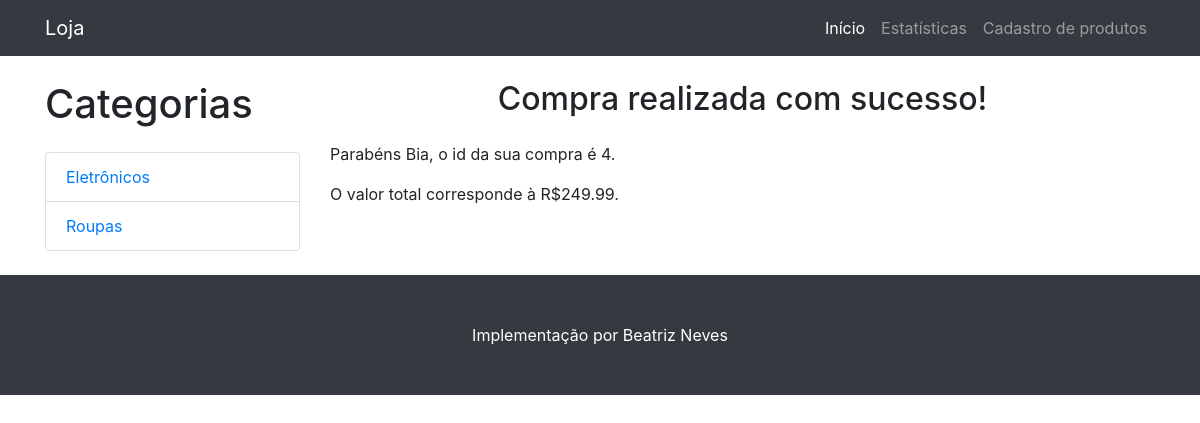
Page /catalogo/compra_realizada/4 on the committed database.
### catalogo/models.py (models this page shows, shortened)
class Categoria(models.Model):
    nome = models.CharField(max_length=200, help_text='Categoria de produto')
    class Meta:
        ordering = ['nome']

class Usuario(models.Model):
    nome = models.CharField(max_length=200, help_text='Nome do comprador')
    endereco = models.CharField(max_length=200, help_text='Endereço para entrega da compra')
    email = models.EmailField(max_length=200, help_text='E-mail de contato do comprador')
    cpf = models.PositiveIntegerField(help_text='CPF do comprador', validators=[validar_cpf])
    class Meta:
        ordering = ['nome']

class Compra(models.Model):
    data = models.DateField(help_text='Data em que a compra foi realizada')
    usuario = models.ForeignKey('Usuario', on_delete=models.SET_NULL, null=True, help_text='Usuário responsável pela compra')
    produto = models.ForeignKey('Produto', on_delete=models.SET_NULL, null=True, help_text='Produto comprado')
    quantidade = models.IntegerField(help_text='Quantidade comprada do produto')
    class Meta:
        ordering = ['data']

### catalogo/views.py (the view)
# urls.py: path('compra_realizada/<int:id_compra>', views.compra_realizada, name='compra-realizada'),
def compra_realizada(request, id_compra):
    compra = get_object_or_404(Compra, pk=id_compra)
    produto = get_object_or_404(Produto, pk=compra.produto.pk)
    usuario = get_object_or_404(Usuario, pk=compra.usuario.pk)
    preco_total = compra.quantidade * produto.preco
    context = {
        'categorias': Categoria.objects.all(),
        'compra': compra,
        'usuario': usuario,
        'preco_total': preco_total,
    }
    return render(request, 'catalogo/compra_realizada.html', context)

### catalogo/templates/catalogo/compra_realizada.html
{% extends "base_generic.html" %}
{% block content %}
<div class="col-lg-9">
	<div class="row">
		<div class="col mt-4 mb-4">
			<div class="text-center">
				<h2> Compra realizada com sucesso! </h2>
			</div>
			<div class="mt-4">
				<p> Parabéns {{usuario.nome}}, o id da sua compra é {{compra.pk}}. </p>
				<p> O valor total corresponde à R${{preco_total}}. </p>
			</div>
		</div>
	</div>
</div>
{% endblock %}

### catalogo/templates/base_generic.html (shortened to what this page needs)
<!DOCTYPE html>
<html lang="pt-br">
<head>
  {% load static %}
  <link href="{% static 'vendor/bootstrap/css/bootstrap.min.css' %}" rel="stylesheet">
  {% load static %}
  <link href="{% static 'css/shop-homepage.css' %}" rel="stylesheet">
</head>
<body>
  <nav class="navbar navbar-expand-lg navbar-dark bg-dark fixed-top">
    <div class="container">
      <a class="navbar-brand" href="{% url 'produto' %}">Loja</a>
      <div class="collapse navbar-collapse" id="navbarResponsive">
        <ul class="navbar-nav ml-auto">
		{% block menu_superior %}
          <li class="nav-item active">
            <a class="nav-link" href="{% url 'produto' %}">Início
            </a>
          </li>
          <li class="nav-item">
            <a class="nav-link" href="{% url 'estatisticas' %}">Estatísticas</a>
          </li>
		  <li class="nav-item">
            <a class="nav-link" href="{% url 'cadastro-produtos-menu' %}">Cadastro de produtos</a>
          </li>
		{% endblock %}
        </ul>
      </div>
    </div>
  </nav>
  <div class="container">
    <div class="row">
		{% block sidebar %}
		<div class="col-lg-3 mb-4">
			<h1 class="my-4">Categorias</h1>
			{% if categorias %}
				<div class="list-group">
					{% for categoria in categorias %}
						<a href="{% url 'produto-categoria' categoria.pk %}" class="list-group-item">{{categoria.nome}}</a>
					{% endfor %}
				</div>
			{% endif %}
		</div>
		{% endblock %}
		{% block content %}{% endblock %}
    </div>
  </div>
  <footer class="py-5 bg-dark" >
    <div class="container">
      <p class="m-0 text-center text-white">Implementação por Beatriz Neves</p>
    </div>
  </footer>
  {% load static %}
  {% load static %}
</body>
</html>

### catalogo/static/css/shop-homepage.css (style rules this page uses)
body { padding-top: 56px; }

### rows in the picture
Categoria: nome "Eletrônicos"
Categoria: nome "Roupas"
Usuario: nome "Bia"
Compra: pk "4"

### other values in the picture
{{ preco_total }} "249.99"
